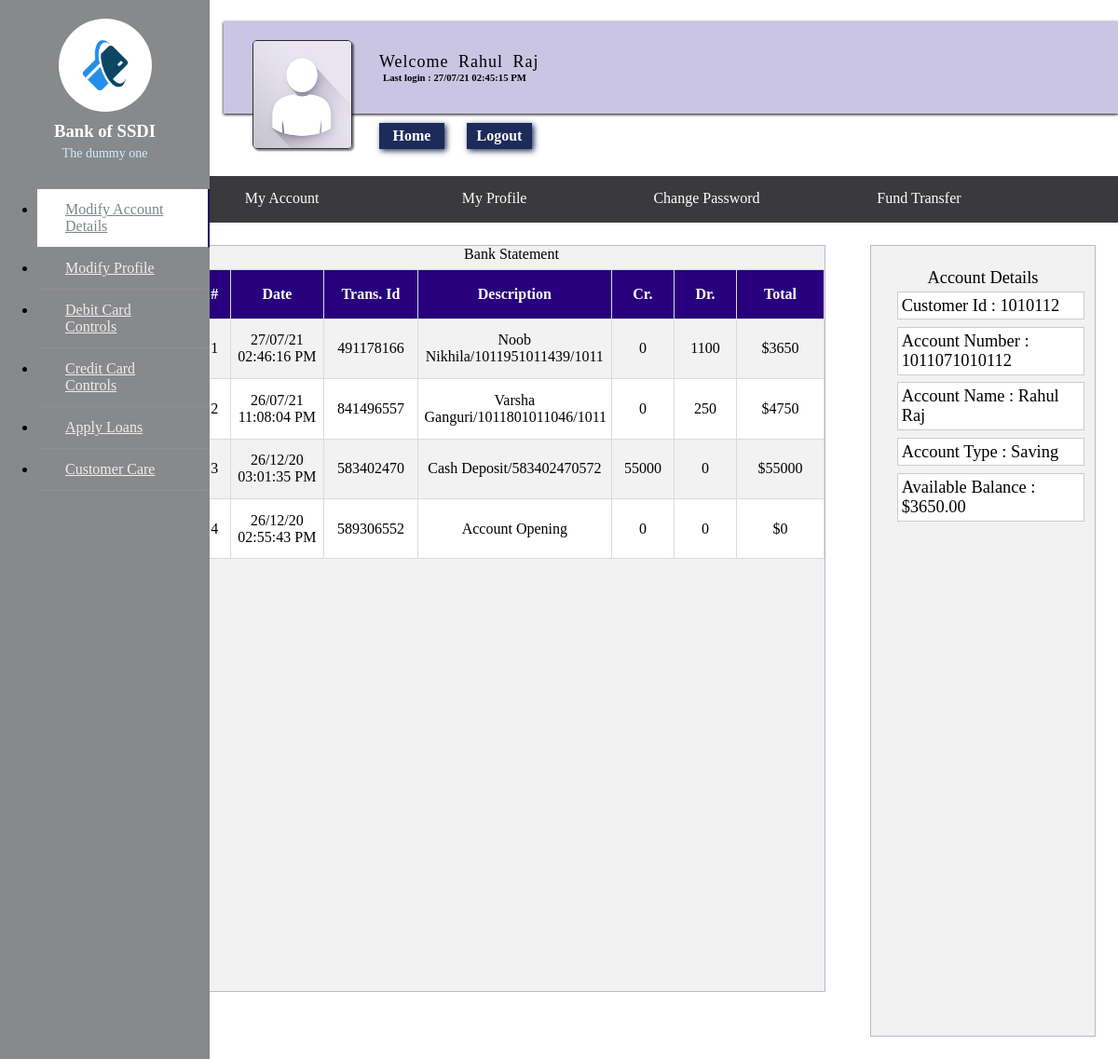
The app's page /Code/customer_profile.php (signed in) with its own data.
### tables this page shows
CREATE TABLE `bank_customers` (
  `Id` int(100) NOT NULL,
  `Username` varchar(20) DEFAULT NULL,
  `Password` varchar(15) DEFAULT NULL,
  `Customer_Photo` longblob,
  `Photo_name` varchar(500) DEFAULT NULL,
  `Customer_ID` varchar(20) DEFAULT NULL,
  `Gender` varchar(10) NOT NULL,
  `Landline_no` varchar(10) NOT NULL,
  `Home_Addr` varchar(100) NOT NULL,
  `Office_Addr` varchar(255) NOT NULL,
  `Country` varchar(255) NOT NULL,
  `State` varchar(255) NOT NULL,
  `City` varchar(255) NOT NULL,
  `Pin_code` varchar(255) NOT NULL,
  `Account_no` varchar(20) DEFAULT NULL,
  `Branch` varchar(50) DEFAULT NULL,
  `IFSC_Code` varchar(50) DEFAULT NULL,
  `SSN` varchar(10) DEFAULT NULL,
  `CITIZENSHIP` varchar(50) DEFAULT NULL,
  `Current_Balance` float(100,2) DEFAULT NULL,
  `LastTransaction` int(20) DEFAULT '0',
  `Mobile_no` varchar(20) DEFAULT NULL,
  `Email_ID` varchar(50) DEFAULT 'Nil',
  `Debit_Card_No` varchar(50) DEFAULT NULL,
  `Debit_Card_Pin` int(4) DEFAULT NULL,
  `CVV` int(3) DEFAULT NULL,
  `DOB` varchar(20) DEFAULT NULL,
  `Area_Loc` varchar(255) DEFAULT NULL,
  `Nominee_name` varchar(255) DEFAULT NULL,
  `Nominee_ac_no` varchar(255) DEFAULT NULL,
  `Last_Login` varchar(50) DEFAULT NULL,
  `Ac_Opening_Date` varchar(255) DEFAULT NULL,
  `Account_Status` varchar(10) NOT NULL,
  `Account_type` varchar(20) NOT NULL
);

CREATE TABLE `passbook_1010112` (
  `id` int(255) NOT NULL,
  `Transaction_id` varchar(255) DEFAULT NULL,
  `Transaction_date` varchar(255) DEFAULT NULL,
  `Description` varchar(255) DEFAULT NULL,
  `Cr_amount` varchar(255) DEFAULT NULL,
  `Dr_amount` varchar(255) DEFAULT NULL,
  `Net_Balance` varchar(255) DEFAULT NULL,
  `Remark` varchar(255) DEFAULT NULL
);

### Code/customer_profile.php (the view, shortened to what this page needs)
<?php
include 'customer_profile_sidebar.php';
include 'customer_profile_header.php';
?>
<html>
 <head><title>My Profile</title>
 <link rel="stylesheet" type="text/css" href="css/style.css" />
</head>
<body>
<?php
        $cust_id= $_SESSION['customer_Id'];
        include 'database_conn.php';
        $sql="SELECT * FROM bank_customers where Customer_ID= '$cust_id' ";
		$result = $conn->query($sql);
        $row = $result->fetch_assoc();
        $current_bal = $row['Current_Balance'];
?>
    <div class="cust_profile_container">
            <div class="acc_details">
                <span class="heading">Account Details</span><br>
                <label>Customer Id : <?php echo $_SESSION['customer_Id']; ?></label>
                <label>Account Number : <?php echo $_SESSION['Account_No']; ?></label>
                 <label>Account Name : <?php echo $_SESSION['Username']; ?></label>
                <label>Account Type : <?php echo $_SESSION['Account_type']; ?></label>
                <label>Available Balance : $<?php echo $current_bal ; ?></label>
            </div>
    <div class="statement">
                <label class="heading">Bank Statement</label>
                <table>
                <th width="5%">#</th>
                <th width="15%">Date</th>
                <th width="15%">Trans. Id</th>
                <th width="31%">Description</th>
                <th width="10%">Cr.</th>
                <th width="10%">Dr.</th>
                <th width="20%">Total</th>
                <?php
    $cust_id = $_SESSION['customer_Id'];
	$sql = "SELECT * from passbook_$cust_id ORDER By Id DESC LIMIT 10";
	$result = $conn->query($sql);
	if ($result->num_rows > 0) {
			  $Sl_no = 1;
		while($row = $result->fetch_assoc()) {
		echo '
			<tr>
            <td>'.$Sl_no++.'</td>
            <td>'.$row['Transaction_date'].'</td>
			<td>'.$row['Transaction_id'].'</td>
			<td>'.$row['Description'].'</td>
			<td>'.$row['Cr_amount'].'</td>
			<td>'.$row['Dr_amount'].'</td>
			<td>$'.$row['Net_Balance'].'</td>
			</tr>';
	}
}
?>
                </table>
    </div>
</div>
</body>
</html>

### Code/customer_profile_sidebar.php (shortened to what this page needs)
<!DOCTYPE html>
<html>
    <head>
        <link rel="stylesheet" type="text/css" href="css/style.css" />
	</head>
    <body id="customer_options">
    <div class="wrapper">
        <div class="sidebar">
        <div class="profile">
                <img src="images/logo.jpeg" alt="logo">
                <h3>Bank of SSDI</h3>
                <p>The dummy one</p>
            </div>
                    <ul>
                        <li>
                            <a href="modify_acc_details.php" class="active">
                                <span class="item">Modify Account Details</span>
                            </a>
                        </li>
                        <li>
                            <a href="modify_cust_details.php">
                                <span class="item">Modify Profile</span>
                            </a>
                        </li>
                        <li>
                            <a href="debit_card.php">
                                <span class="item">Debit Card Controls</span>
                            </a>
                        </li>
                        <li>
                            <a href="credit_card.php">
                                <span class="item">Credit Card Controls</span>
                            </a>
                        </li>
                        <li>
                            <a href="loans_apply.php">
                                <span class="item">Apply Loans</span>
                            </a>
                        </li>
                        <li>
                            <a href="cust_care.php">
                                <span class="item">Customer Care</span>
                            </a>
                        </li>
                    </ul>
        </div>
        </div>
    </body>
</html>

### Code/customer_profile_header.php (shortened to what this page needs)
<!DOCTYPE html>
<html>
    <head>
        <link rel="stylesheet" type="text/css" href="css/style.css" />
	</head>
<body id="customer_profile">
	<?php
		include 'database_conn.php';
		$customer_id=$_SESSION['customer_Id'];
		$sql="SELECT * FROM bank_customers WHERE Customer_ID='$customer_id'";
		$result=$conn->query($sql);
		if($result->num_rows > 0)
		$row = $result->fetch_assoc();
	?>
       <div class="head_header">
            <div class="customer_details">
               <a href="customer_profile.php"><img src="images/No_image.jpg" height="115px" width="105px"></a>
				  </div>
             <div class="welcome">
             <label>Welcome <?php echo $_SESSION['Username']; ?></label><h6 class="lstlogin">Last login : <?php echo $row['Last_Login'] ?> </h6>
                  </div>
            <a class="cust_home" href="customer_profile.php"><input type="button" name="home" value="Home" id="home"></a>
            <a class="cust_logout" href="customer_logout.php"><input type="button" name="logout_btn" value="Logout" id="logout"></a>
        </div>
        <div class="profile_nav">
            <ul>
                <a href="customer_profile_myacc.php"><li class="link1">My Account</li></a>
                <a href="customer_profile_myprofile.php"><li class="link2">My Profile</li></a>
                <a href="customer_pass_change.php"><li class="link3">Change Password</li></a>
                <a href="fund_transfer.php"><li class="link4">Fund Transfer</li></a>
                <a href="cust_statement.php"><li class="link5">Statement</li></a>
        </ul>
            </div>
    </body>
</html>

### Code/customer_profile_header.php (style rules this page uses)
#home, #logout { background-color:rgba(5, 21, 71,0.9); border:none; padding:5px; width:70px; color:white; cursor:pointer; box-shadow:2px 2px 6px rgba(5, 21, 71,0.9); transition-duration: 0.6s; }

### records on screen
bank_customers: Last_Login "27/07/21 02:45:15 PM", Current_Balance "3650.00"
passbook_1010112: Transaction_date "27/07/21 02:46:16 PM", Transaction "491178166", Description "Noob Nikhila/1011951011439/1011", Cr_amount "0", Dr_amount "1100", Net_Balance "3650"
passbook_1010112: Transaction_date "26/07/21 11:08:04 PM", Transaction "841496557", Description "Varsha Ganguri/1011801011046/1011", Cr_amount "0", Dr_amount "250", Net_Balance "4750"
passbook_1010112: Transaction_date "26/12/20 03:01:35 PM", Transaction "583402470", Description "Cash Deposit/583402470572", Cr_amount "55000", Dr_amount "0", Net_Balance "55000"
passbook_1010112: Transaction_date "26/12/20 02:55:43 PM", Transaction "589306552", Description "Account Opening", Cr_amount "0", Dr_amount "0", Net_Balance "0"

### other values on screen
$_SESSION['Username'] "Rahul Raj"
$_SESSION['customer_Id'] "1010112"
$_SESSION['Account_No'] "1011071010112"
$_SESSION['Account_type'] "Saving"
